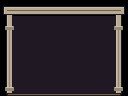

Tiled map render using the project's own tile images. Description and the whole map definition, tile-layer contents included, below:
An orthogonal 4x3 tile map with 32x32 px tiles, 1 tile layer (Assembly), 3 tilesets.

<map version="1.10" orientation="orthogonal" renderorder="right-down" width="4" height="3" tilewidth="32" tileheight="32" infinite="0" nextlayerid="2" nextobjectid="1">
  <tileset firstgid="1" source="../floors.tsx" />
  <tileset firstgid="321" source="../walls.tsx" />
  <tileset firstgid="961" source="../architecture.tsx" />
  <layer id="1" name="Assembly" width="4" height="3">
    <data encoding="csv">
1097,1098,1099,1100,
1113,1114,1115,1116,
1129,1130,1131,1132
</data>
  </layer>
</map>
